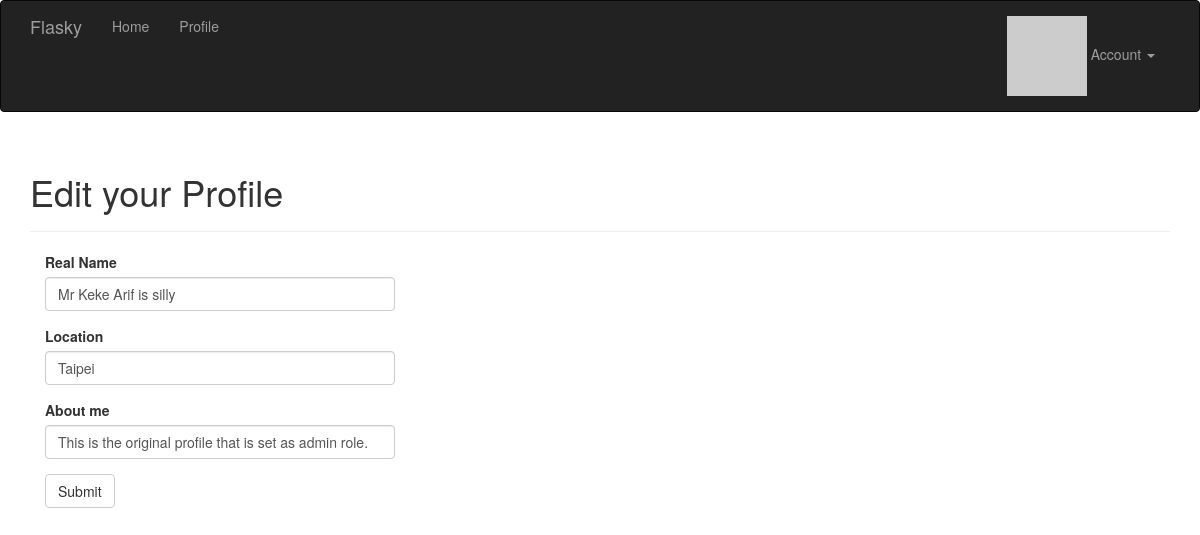
The app's page /edit-profile (signed in) with its own data.
### app/models.py (models this page shows, shortened)
class User(UserMixin, db.Model):  # Here we inherit from two classes
    __tablename__ = 'users'
    id = db.Column(db.Integer, primary_key=True)
    email = db.Column(db.String(64), unique=True, index=True)
    username = db.Column(db.String(64), unique=True, index=True)
    role_id = db.Column(db.Integer, db.ForeignKey('roles.id'))
    password_hash = db.Column(db.String(128))
    confirmed = db.Column(db.Boolean, default=False)
    name = db.Column(db.String(64))
    location = db.Column(db.String(64))
    about_me = db.Column(db.Text())
    member_since = db.Column(db.DateTime, default=datetime.utcnow)
    last_seen = db.Column(db.DateTime, default=datetime.utcnow)
    avatar_hash = db.Column(db.String(32))
    posts = db.relationship('Post', backref='author', lazy='dynamic')
    followed = db.relationship('Follow',
                               foreign_keys=[Follow.follower_id],
                               backref=db.backref('follower', lazy='joined'),
                               lazy='dynamic',
                               cascade='all, delete-orphan')
    followers = db.relationship('Follow',
                                foreign_keys=[Follow.followed_id],
                                backref=db.backref('followed', lazy='joined'),
                                lazy='dynamic',
                                cascade='all, delete-orphan')
    @property
    def password(self):
        raise AttributeError('password is not a readable attribute')
    def ping(self):
        self.last_seen = datetime.utcnow()
        db.session.add(self)
    def gravatar(self, size=100, default='identicon', rating='g'):
        if request.is_secure:
            url = 'http://secure.gravatar.com/avatar'
        else:
            url = 'http://www.gravatar.com/avatar'
        hash = self.avatar_hash or hashlib.md5(
                self.email.encode('utf-8')).hexdigest()
        return '{url}/{hash}?s={size}&d={default}&r={rating}'.format(
            url=url, hash=hash, size=size, default=default, rating=rating)

### app/main/views.py (the view, shortened to what this page needs)
@main.route('/edit-profile', methods=['GET', 'POST'])
@login_required
def edit_profile():
    form = EditProfileForm()
    form.name.data = current_user.name
    form.location.data = current_user.location
    form.about_me.data = current_user.about_me
    return render_template('edit_profile.html', form=form)

### app/main/forms.py
class EditProfileForm(FlaskForm):
    name = StringField('Real Name', validators=[Length(0, 64)])
    location = StringField('Location', validators=[Length(0, 64)])
    about_me = TextField('About me')
    submit = SubmitField('Submit')

### app/auth/views.py (called while the page is built)
@auth.before_app_request
def before_request():
    if current_user.is_authenticated:
        current_user.ping()
        if not current_user.confirmed \
                and request.endpoint[:5] != 'auth.':
            return redirect(url_for('auth.unconfirmed'))

### app/main/__init__.py (called while the page is built)
@main.app_context_processor
def inject_permissions():
    return dict(Permission=Permission)

### app/models.py (called while the page is built)
@login_manager.user_loader
def load_user(user_id):
    return User.query.get(int(user_id))

### app/templates/edit_profile.html (shortened to what this page needs)
{% extends "base.html" %}
{% import "bootstrap/wtf.html" as wtf %}
{% block page_content %}
<div class="page-header">
    <h1>Edit {% if user %}{{ user.username }}'s{% else %}your{% endif %} Profile</h1>
</div>
<div class="col-md-4">
    {{ wtf.quick_form(form) }}
</div>
{% endblock %}

### records on screen
User: name "Mr Keke Arif is silly", location "Taipei", about_me "This is the original profile that is set as admin role."
